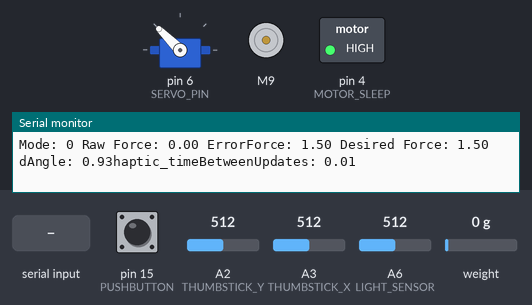
A sketch run on a simulated Arduino Nano, built with avr-gcc and run on an emulated ATmega328P. Parts: servo, DC motor (green arrow = forward, orange = backward, longer = faster), switched loads named in the sketch (green lamp = pin HIGH), the last lines printed to the serial monitor. The inputs (shaded band) are chosen by the test bench; at power-on: weight on the scale 0 g, pin 15 (PUSHBUTTON) HIGH, A2 (THUMBSTICK_Y) = 512, A3 (THUMBSTICK_X) = 512, A6 (LIGHT_SENSOR) = 512. Random numbers use the default seed unless the sketch sets one.

Above: at 2.2 s.
2.3 s: "P90\n" received over Serial
At 2.67 s:
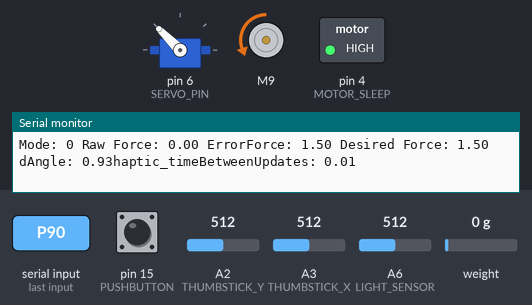
5.3 s: "A90\n" received over Serial
At 5.89 s:
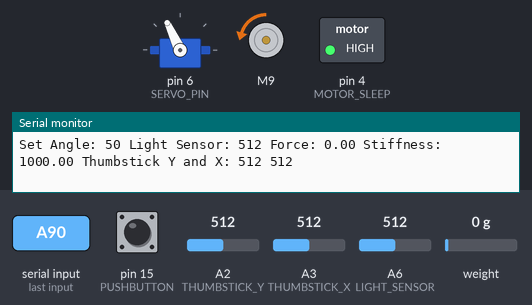
8.3 s: weight on the scale set to 1250 g
At 8.46 s:
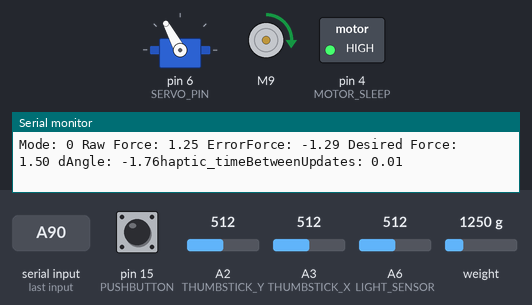
11.3 s: "P,45\n" received over Serial
12.9 s: weight on the scale set to 2500 g
At 14.3 s:
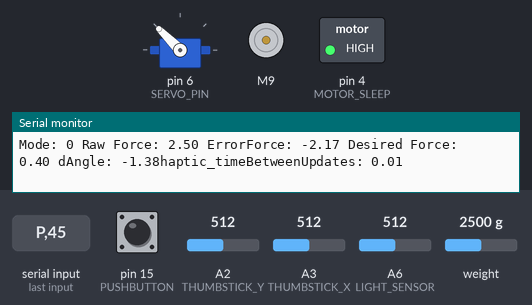
15.9 s: "S90\n" received over Serial
At 16.25 s:
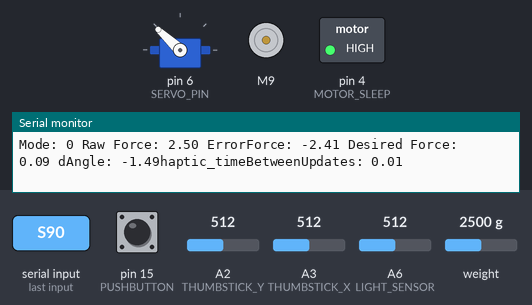
Timing chart, 0 to 18.9 s (numbered marks = the images above; inputs shaded):
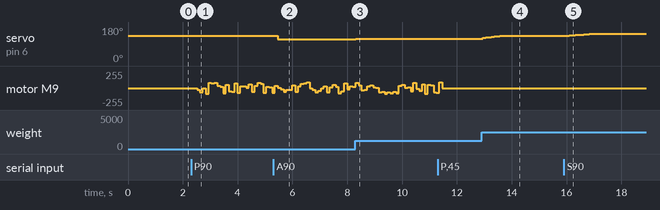

Measured:
- after the input at 2.3 s, motor M9: stopped → backward 28/255 after 0.22 s, → backward 63/255 0.11 s later, → backward 7/255 0.11 s later, → backward 83/255 0.11 s later, … (27 changes in this stretch)
- after the input at 5.3 s, servo on pin 6 (SERVO_PIN): 135° → 115° after 0.17 s
- after the input at 8.3 s, servo on pin 6 (SERVO_PIN): 115° → 117° at once, → 118° 0.11 s later, → 119° 0.11 s later
- after the input at 12.9 s, servo on pin 6 (SERVO_PIN): moves from 119° to 135° over 0.84 s, starting at once
- after the input at 15.9 s, servo on pin 6 (SERVO_PIN): moves from 135° to 145° over 0.95 s, starting after 0.20 s

The sketch:

CRAEFT_controller_fw.ino
```cpp
/* IMPORT LIBRARIES ***********************************************************/
#include <DRV8833.h>
#include <HX711.h>
#include <string>
#include <PWMServo.h> //CHANGED

/* PIN DEFINITIONS ************************************************************/
#define MOTOR_SLEEP             4
#define VIBRATION_COIL_INPUT_A1 9
#define VIBRATION_COIL_INPUT_A2 10
#define SERVO_PIN               6
#define THUMBSTICK_X            A3
#define THUMBSTICK_Y            A2
#define PUSHBUTTON              15
#define LIGHT_SENSOR            A6
#define LOADCELL_DATA           18
#define LOADCELL_CLOCK          19

/* GLOBAL VARIABLES ***********************************************************/

#define DEBUG 1

/* Main timing variables */
uint32_t now = 0;
uint32_t deltat =0;
uint32_t lastLoopTime =0 ;

/* Operating modes */
typedef enum {
    DISABLED_MODE = 0,
    PINCHING_MODE,
    TOUCHING_MODE,
} operating_mode_t;

operating_mode_t op_mode = DISABLED_MODE;

/* Serial print Send State loop timing*/

#define SENDSTATE_TIME_BETWEEN_UPDATES 0.01f // Send updates over serial at 100 Hz
float sendstate_timeSinceLastUpdate = 0.0f;


/* Vibration coil parameters */
DRV8833 driver = DRV8833();
#define HAPTIC_PATTERN_LEN      500         // Haptic pattern array length
#define HAPTIC_AMPLITUDE_MIN    0
#define HAPTIC_AMPLITUDE_MAX    150
#define HAPTIC_FREQUENCY_MIN    1
#define HAPTIC_FREQUENCY_MAX    15000

float haptic_updateFrequency = 100.0f;      // Frequency of the vibration pattern
float haptic_timeBetweenUpdates = 0.0f;
float haptic_timeSinceLastUpdate = 0.0f;

int haptic_pattern[HAPTIC_PATTERN_LEN];     // Pattern array for vibration
int haptic_patternIndex = 0;                // Index in the vibration pattern
int haptic_amp = 0;                         // Set amplitude for VCA vibration

/* Servo parameters */
PWMServo servo;
#define SERVO_ANGLE_MIN         115
#define SERVO_ANGLE_MAX         165
#define INIT_SERVO_ANGLE        140

#define USER_ANGLE_MIN          0
#define USER_ANGLE_MAX          SERVO_ANGLE_MAX-SERVO_ANGLE_MIN

int dAngle = 0;            // Angle change command based on Force PD loop.
float dAngleFloat = 0.0f;  // Angle change command based on Force PD loop.
int setAngle = 30;         // Current angle & desired angle. we assume PID loop inside servo is perfect (open-loop).
int previousAngle = 30;
int objectAngle = 30; // Servo angle at which the object collides with the finger

/* Load cell parameters */
HX711 scale;
#define LOADCELL_TIME_BETWEEN_SAMPLES     0.011 // Force sampling rate of 88Hz
#define BASE_LOADCELL_CALIBRATION         -60000.00
float loadcell_timeSinceLastUpdate = 0.0f;

int loadcell_calibration_scale = BASE_LOADCELL_CALIBRATION;

/* Thumb control parameters */
#define LIGHT_SENSOR_COVERED_THRESHOLD 600

int thumbstick_position[2] = {0};  // thumbstick x and y
int pushbutton_press = 0;          // pushbutton state
int light_sensor_value = 0;        // value of light sensor
bool enable_thumb_mode_switch = false; // use the thumb position (aka value of light sensor to switch between Touching and Pinching mode)

/* PID control loop */
#define PID_TIME_BETWEEN_UPDATES    0.003f // run PID control loop at 333Hz
#define PID_KP                      0.620f
#define PID_KD                      0.045f

#define PID_STIFFNESS_MIN           0.01f
#define PID_STIFFNESS_DEFAULT       1.0f
#define PID_STIFFNESS_COEFFICIENT   10.00f

// pid loop timing variables
float pid_timeSinceLastUpdate = 0.0f;

float stiffness = PID_STIFFNESS_DEFAULT;

float rawForce = 0;       // raw force reading
float filtForceNew = 0;   // current force
float filtForceLast = 0;  // last force to calculate dF/dt
float defaultDesiredForce = 0.5f;
float desiredForce = defaultDesiredForce;  // desired Force we want to create

float currentForce = 0.0f;  // predicted current force
float deltaForce = 0.0f;    // predicted force change amount
float errorForce = 0.0f;    // force error
float dErrorForce = 0.0f;   // dF/dt for PD control

int speedLimitPinch = 5;


/* SETUP **********************************************************************/
void setup() {
    Serial.begin(2000000);  // Serial communication
    Serial.setTimeout(1);

    /* setup hardware components */
    servo_setup();
    vibration_coil_setup();
    loadcell_setup();
    thumb_controls_setup();
}


/* MAIN LOOP ******************************************************************/
void loop()
{
    now = micros();
    deltat = now - lastLoopTime;
    lastLoopTime = now;

    /* check for input commands from Serial port */
    processSerialCommands();

    /* update desired force based on operating mode */
    updateDefaultDesiredForce();

    /* At a rate of 88Hz : update force reading */
    updateForceReading();

    /* At a rate of 333Hz: update main PID loop */
    mainPIDloop();

    /* At a rate defined by user command: update the vibration coil */
    playHapticPattern();

    /* update the thumb controls values */
    updateThumbControls();

    /* communicate current state */
    sendCurrentState();

}


/* SETUP FUNCTIONS  ***********************************************************/

/* Servo */
void servo_setup()
{
  servo.attach(SERVO_PIN);
  updateServo();
}

/* Vibration coil */
void vibration_coil_setup()
{
  driver.attachMotorA(VIBRATION_COIL_INPUT_A1, VIBRATION_COIL_INPUT_A2);  // Attach VCA to motor A of DRV8833
  driver.motorAStop();  // Ensure motor is stopped initially

  pinMode(MOTOR_SLEEP, OUTPUT);
  digitalWrite(MOTOR_SLEEP, HIGH);  // Enable the motor driver (DRV8833)

  haptic_timeBetweenUpdates = 1.0f / haptic_updateFrequency;
}

/* Loadcell */
void loadcell_setup()
{
    scale.begin(LOADCELL_DATA, LOADCELL_CLOCK);
    scale.set_scale(loadcell_calibration_scale);
    scale.tare();
}

/* Thumb controls */
void thumb_controls_setup()
{
    // thumbstick
    pinMode(THUMBSTICK_X, INPUT);
    pinMode(THUMBSTICK_Y, INPUT);

    // push button
    pinMode(PUSHBUTTON, INPUT_PULLUP);

    // light sensor
    pinMode(LIGHT_SENSOR, INPUT);
}

/* HARDWARE HANDLING FUNCITONS ************************************************/

/* Servo */
void updateServo()
{
    /*set Angle is the user angle, it's 0 when the claw is fully closed and
    (SERV0_MAX_ANGLE - SERVO_MIN_ANGLE when fully open). We translate it to
    angles that match the servo */
    int servoAngle = SERVO_ANGLE_MAX - setAngle ;

    if (servoAngle > SERVO_ANGLE_MAX) {
        servoAngle = SERVO_ANGLE_MAX;
    } else if (servoAngle < SERVO_ANGLE_MIN) {
        servoAngle = SERVO_ANGLE_MIN;
    }
    servo.write(servoAngle);
}

/* Vibration coil */
void playHapticPattern()
{
    // how long has it been since we've last triggered the coil?
    haptic_timeSinceLastUpdate += deltat / 1000000.0f;

    if (haptic_timeSinceLastUpdate >= haptic_timeBetweenUpdates)
    {
        if (haptic_amp > 0) // if the amplitude is non-zero
        {
            if (haptic_pattern[haptic_patternIndex] >= 0)
            {
                driver.motorAForward(haptic_pattern[haptic_patternIndex]);  // Forward direction vibration
            } else {
                driver.motorAReverse(-haptic_pattern[haptic_patternIndex]);  // Reverse direction vibration
            }
        } else {
            driver.motorAStop();  // Stop vibration if amplitude is 0
        }

    haptic_patternIndex += 1;

    if (haptic_patternIndex >= HAPTIC_PATTERN_LEN) {
      haptic_patternIndex = 0;  // Loop the pattern
    }

    haptic_timeSinceLastUpdate = 0.0f;
  }
}

/* Loadcell */
void updateForceReading()
{
    // the loadcell is too slow to be read at every loop, we sample it at 88 Hz
    loadcell_timeSinceLastUpdate += deltat / 1000000.0f;
    if(loadcell_timeSinceLastUpdate >= LOADCELL_TIME_BETWEEN_SAMPLES)
    {
        if (scale.is_ready())
        {
            rawForce = scale.get_units();     // read load cell
            filtForceNew = 0.75 * filtForceLast + 0.25 * rawForce; // blend the raw reading with previous ones
            /* we don't need to deal with negative forces */
            if(filtForceNew < 0.01)
            {
                filtForceNew = 0.0f;
            }
            currentForce = filtForceNew;
            dErrorForce = (filtForceNew - filtForceLast) / LOADCELL_TIME_BETWEEN_SAMPLES;  // dF/dt
            filtForceLast = filtForceNew;
        }
        loadcell_timeSinceLastUpdate =0;
    }
}

/* Thumb controls */
void updateThumbControls()
{
    thumbstick_position[0] = analogRead(THUMBSTICK_X);
    thumbstick_position[1] = analogRead(THUMBSTICK_Y);
    pushbutton_press = digitalRead(PUSHBUTTON);
    light_sensor_value = analogRead(LIGHT_SENSOR);

    /* if mode switching from thumb position is enabled, change it here, otherwise ignore it */
    if (enable_thumb_mode_switch)
    {
        if (light_sensor_value <= LIGHT_SENSOR_COVERED_THRESHOLD)
        {
            /* light sensor is covered, we should go into pinching mode */
            op_mode = PINCHING_MODE;
        } else {
            /* light sensor is not covered, we should go into touching mode */
            op_mode = TOUCHING_MODE;
        }
    }
}


/* COMMUNICATION HANDLING FUNCTIONS *******************************************/

void processSerialCommands()
{
    /* check if a new command is available
     A command is always a letter followed by a value (number or letter) ex:A120 (angle, 120 deg)
     Available commands:
     - Axxx : define desired servo angle [SERVO_ANGLE_MIN to SERVO_ANGLE_MAX]
     - Oxxx : set angle at which finger collides with object [SERVO_ANGLE_MIN to SERVO_ANGLE_MAX]
     - Sxxx : set stiffness [positive number]
     - Pxxx : set haptic pattern amplitude [ HAPTIC_AMPLITUDE_MIN to HAPTIC_AMPLITUDE_MAX]
     - Fxxx : set haptic pattern frequency [ HAPTIC_FREQUENCY_MIN to HAPTIC_FREQUENCY_MAX]
     - Mxxx : set controller mode  (expects a letter :  P, T, D)
     - Lx: enable mode swtching from thumb position (expects 0 or 1)
     - Zxxx: Tare the loadcell
    */
    while (Serial.available())
    {
        String st = Serial.readString();
        char command = st.charAt(0);
        String val = st.substring(1, st.length());

        switch (command)
        {
            case 'A':
                setAngle = getAngle(val);
                #if DEBUG
                    Serial.println("Recieved command A");
                #endif
                break;
            case 'O':
                objectAngle = getAngle(val);
                #if DEBUG
                    Serial.println("Recieved command O");
                #endif

                break;
            case  'S':
                setPIDstiffness(val);
                #if DEBUG
                    Serial.println("Recieved command S");
                #endif
                break;
            case  'P':
                createHapticPattern(val);
                #if DEBUG
                    Serial.println("Recieved command P");
                #endif
                break;
            case  'F':
                setHapticFrequency(val);
                #if DEBUG
                    Serial.println("Recieved command F");
                    Serial.println("Set Frequency to ");
                    Serial.println(val);
                #endif
                break;
            case  'M':
                setOperatingMode(val);
                #if DEBUG
                    Serial.println("Recieved command M");
                #endif
                break;
            case  'L':
                enableModeSwitchingFromThumbPosition(val);
                #if DEBUG
                    Serial.println("Recieved command L");
                #endif
                break;
            case 'Z':
                /* tare the loadcell */
                scale.tare();
                #if DEBUG
                    Serial.println("Recieved command Z");
                #endif
                break;
            default:
                break;
        }
    }
}

void sendCurrentState()
{
    sendstate_timeSinceLastUpdate += deltat / 1000000.0f  ;

    if(sendstate_timeSinceLastUpdate >= SENDSTATE_TIME_BETWEEN_UPDATES)
    {
        sendstate_timeSinceLastUpdate = 0.0f;

        #if DEBUG
        /* include definition */

        Serial.print("Set Angle: ");
        Serial.print(setAngle);
        Serial.print(" Light Sensor: ");
        Serial.print(light_sensor_value, DEC);
        Serial.print(" Force: ");
        Serial.print(filtForceNew, 2);
        Serial.print(" Stiffness: ");
        Serial.print(stiffness * (100.0f * PID_STIFFNESS_COEFFICIENT), 2);
        Serial.print(" Thumbstick Y and X: ");
        Serial.print(thumbstick_position[1], DEC); //vertical
        Serial.print(" ");
        Serial.println(thumbstick_position[0], DEC); //horizontal

        Serial.print("Mode: ");
        Serial.print(op_mode);
        Serial.print(" Raw Force: ");
        Serial.print(rawForce);
        Serial.print(" ErrorForce: ");
        Serial.print(errorForce);
        Serial.print(" Desired Force: ");
        Serial.print(desiredForce);
        Serial.print(" dAngle: ");
        Serial.print(dAngleFloat);
        Serial.print("haptic_timeBetweenUpdates: ");
        Serial.print(haptic_timeBetweenUpdates);
        Serial.println(" ");
        # else
        /* Only send necessary values */
        Serial.print(op_mode);
        Serial.print(" ");
        Serial.print(objectAngle);
        Serial.print(" ");
        Serial.print(setAngle);
        Serial.print(" ");
        Serial.print(light_sensor_value, DEC);
        Serial.print(" ");
        Serial.print(filtForceNew, 2);
        Serial.print(" ");
        Serial.print(stiffness * (100.0f * PID_STIFFNESS_COEFFICIENT), 2);
        Serial.print(" ");
        Serial.print(thumbstick_position[1], DEC); //vertical
        Serial.print(" ");
        Serial.println(thumbstick_position[0], DEC); //horizontal

        #endif

        Serial.flush();
    }
}

void setOperatingMode(String val)
{
  char md = val.charAt(0);
  switch (md) {
    case 'P':
        op_mode = PINCHING_MODE;
        #if DEBUG
            Serial.println("PINCHING_MODE");
        #endif
        break;
    case 'T':
        op_mode = TOUCHING_MODE;
        #if DEBUG
            Serial.println("TOUCHING_MODE");
        #endif
        break;
    case 'D':
        op_mode = DISABLED_MODE;
        #if DEBUG
            Serial.println("DISABLED_MODE");
        #endif
        break;
    default:
        op_mode = DISABLED_MODE;
        #if DEBUG
            Serial.println("DISABLED_MODE");
        #endif
        break;
  }
}

void enableModeSwitchingFromThumbPosition(String val)
{
    int value = val.toInt(); //  0 or 1
    if (value)
    {
        enable_thumb_mode_switch = true;
    } else {
        enable_thumb_mode_switch = false;
    }
}

double getAngle(String val)
{
    double angle = val.toFloat();  // Convert the string value to a float

    // Ensure the angle is within the valid range
    if (angle > USER_ANGLE_MAX) {
        angle = USER_ANGLE_MAX;
    } else if (angle < USER_ANGLE_MIN) {
        angle = USER_ANGLE_MIN;
    }

  return angle;
}

void createHapticPattern(String val)
{
    haptic_amp = val.toInt();  // Convert the string value to an integer

    // Ensure the amplitude is within the valid range (0 - 500)
    if (haptic_amp > HAPTIC_AMPLITUDE_MAX) {
        haptic_amp = HAPTIC_AMPLITUDE_MAX;
    } else if (haptic_amp < HAPTIC_AMPLITUDE_MIN) {
        haptic_amp = HAPTIC_AMPLITUDE_MIN;
    }

    // Generate a random vibration pattern based on the amplitude
    for (int i = 0; i < HAPTIC_PATTERN_LEN; ++i) {
        haptic_pattern[i] = random(-haptic_amp, haptic_amp);
    }
}

void setHapticFrequency(String val)
{
    haptic_updateFrequency = val.toFloat();  // Convert the string value to a float

    // Ensure the frequency is within the valid range (1 - 15000 Hz)
    if (haptic_updateFrequency > HAPTIC_FREQUENCY_MAX) {
        haptic_updateFrequency = HAPTIC_FREQUENCY_MAX;
    } else if (haptic_updateFrequency < HAPTIC_FREQUENCY_MIN) {
        haptic_updateFrequency = HAPTIC_FREQUENCY_MIN;
    }

    haptic_timeBetweenUpdates = 1.0f / haptic_updateFrequency;  // Recalculate time between updates
}

void setPIDstiffness(String val)
{
    stiffness = (val.toFloat()) / (100.0f * PID_STIFFNESS_COEFFICIENT);

    if (stiffness < PID_STIFFNESS_MIN) {
        stiffness = 0.01f;
    }
}

/* PID CONTROL FUNCTIONS ******************************************************/
void updateDefaultDesiredForce()
{
    if (op_mode == PINCHING_MODE || op_mode == DISABLED_MODE)
    {
        if (filtForceNew < 1.3) {
            defaultDesiredForce = 1.5f;
        } else {
             defaultDesiredForce = 0.4f;
        }
    }
    /*
    //TOUCHING_MODE does not use force, position only
    if (op_mode == TOUCHING_MODE)
    {
        defaultDesiredForce = -0.5f;
    }
    */
}

void mainPIDloop()
{
    /* update time tracking */
    pid_timeSinceLastUpdate += deltat / 1000000.0f  ;

    if(pid_timeSinceLastUpdate >= PID_TIME_BETWEEN_UPDATES)
    {
        //
    // If there is an object - generate a resistive spring force, according to the penetration distance.
    // Current angle is setAngle.
    // Current object surface is at objectAngle.

        if (setAngle >= objectAngle) {
            desiredForce = defaultDesiredForce;
        } else {
            float penetration = objectAngle - setAngle;
            desiredForce = penetration * stiffness;
        }

        deltaForce = dErrorForce * pid_timeSinceLastUpdate;
        currentForce = currentForce + deltaForce;

        errorForce = desiredForce - currentForce;
        dAngleFloat = PID_KP * errorForce - PID_KD * dErrorForce; // angle change amount based on force PD loop.
                                                          // Kd term is negative since desired dF/dt is always zero.

        /* if the measured force is very close to the desired value, assume we're at the right angle*/
        if (abs(errorForce) < 0.008) {
            dAngleFloat = 0;
        }

        /* Update target Angle : basic update*/
        previousAngle = setAngle;
        dAngle = dAngleFloat;


        setAngle = setAngle + dAngle;

        if (setAngle < USER_ANGLE_MAX){
        /* Now we decide how to further update it based on the object and mode */

        /*If stiffness command was bigger than '1000' - then it is a rigid object.*/
        if (stiffness >= (10 / PID_STIFFNESS_COEFFICIENT))
        {
            if (setAngle < objectAngle) {
                setAngle = objectAngle;  //minimum_angle;
            }
        }

        if (op_mode == PINCHING_MODE) {
            if (dAngle > speedLimitPinch && previousAngle < objectAngle) {
                setAngle = previousAngle + speedLimitPinch;

                if (setAngle > objectAngle) {
                    setAngle = objectAngle;
                }
            }
        }

        if (op_mode == TOUCHING_MODE) {
            setAngle = objectAngle;  // Touching mode is position controlled only!
        }
        }
        else
        {
          setAngle=USER_ANGLE_MAX;
        }


        /* update servo position */
        updateServo();

        /* reset time counter */
        pid_timeSinceLastUpdate = 0.0f;
    }

}
```
